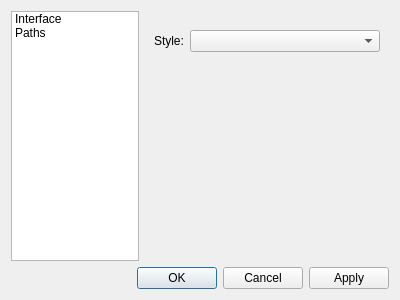
<?xml version="1.0" encoding="UTF-8"?>
<ui version="4.0">
 <class>PreferencesDialog</class>
 <widget class="QDialog" name="PreferencesDialog">
  <property name="geometry">
   <rect>
    <x>0</x>
    <y>0</y>
    <width>400</width>
    <height>300</height>
   </rect>
  </property>
  <property name="windowTitle">
   <string>Preferences</string>
  </property>
  <layout class="QVBoxLayout" name="verticalLayout">
   <item>
    <layout class="QHBoxLayout" name="horizontalLayout">
     <item>
      <widget class="QListWidget" name="categories_list">
       <property name="sizePolicy">
        <sizepolicy hsizetype="Maximum" vsizetype="Preferred">
         <horstretch>0</horstretch>
         <verstretch>0</verstretch>
        </sizepolicy>
       </property>
       <property name="maximumSize">
        <size>
         <width>128</width>
         <height>16777215</height>
        </size>
       </property>
       <item>
        <property name="text">
         <string>Interface</string>
        </property>
       </item>
       <item>
        <property name="text">
         <string>Paths</string>
        </property>
       </item>
      </widget>
     </item>
     <item>
      <widget class="QStackedWidget" name="stacked_layout">
       <widget class="QWidget" name="interface_page">
        <layout class="QVBoxLayout" name="verticalLayout_2">
         <item>
          <spacer name="verticalSpacer_2">
           <property name="orientation">
            <enum>Qt::Vertical</enum>
           </property>
           <property name="sizeType">
            <enum>QSizePolicy::Fixed</enum>
           </property>
           <property name="sizeHint" stdset="0">
            <size>
             <width>20</width>
             <height>10</height>
            </size>
           </property>
          </spacer>
         </item>
         <item>
          <layout class="QHBoxLayout" name="style_layout">
           <item>
            <widget class="QLabel" name="style_label">
             <property name="sizePolicy">
              <sizepolicy hsizetype="Maximum" vsizetype="Preferred">
               <horstretch>0</horstretch>
               <verstretch>0</verstretch>
              </sizepolicy>
             </property>
             <property name="text">
              <string>Style:</string>
             </property>
            </widget>
           </item>
           <item>
            <widget class="QComboBox" name="style_combo"/>
           </item>
          </layout>
         </item>
         <item>
          <spacer name="verticalSpacer">
           <property name="orientation">
            <enum>Qt::Vertical</enum>
           </property>
           <property name="sizeHint" stdset="0">
            <size>
             <width>20</width>
             <height>40</height>
            </size>
           </property>
          </spacer>
         </item>
        </layout>
       </widget>
       <widget class="QWidget" name="paths_page">
        <layout class="QVBoxLayout" name="verticalLayout_3">
         <item>
          <spacer name="verticalSpacer_3">
           <property name="orientation">
            <enum>Qt::Vertical</enum>
           </property>
           <property name="sizeType">
            <enum>QSizePolicy::Fixed</enum>
           </property>
           <property name="sizeHint" stdset="0">
            <size>
             <width>20</width>
             <height>10</height>
            </size>
           </property>
          </spacer>
         </item>
         <item>
          <layout class="QHBoxLayout" name="database_file_layout">
           <item>
            <widget class="QLabel" name="database_file_label">
             <property name="sizePolicy">
              <sizepolicy hsizetype="Maximum" vsizetype="Preferred">
               <horstretch>0</horstretch>
               <verstretch>0</verstretch>
              </sizepolicy>
             </property>
             <property name="text">
              <string>Database File:</string>
             </property>
            </widget>
           </item>
           <item>
            <widget class="QLineEdit" name="database_file_edit">
             <property name="readOnly">
              <bool>true</bool>
             </property>
            </widget>
           </item>
           <item>
            <widget class="QToolButton" name="database_file_button">
             <property name="text">
              <string>...</string>
             </property>
            </widget>
           </item>
          </layout>
         </item>
         <item>
          <spacer name="verticalSpacer_4">
           <property name="orientation">
            <enum>Qt::Vertical</enum>
           </property>
           <property name="sizeHint" stdset="0">
            <size>
             <width>20</width>
             <height>40</height>
            </size>
           </property>
          </spacer>
         </item>
        </layout>
       </widget>
      </widget>
     </item>
    </layout>
   </item>
   <item>
    <widget class="QDialogButtonBox" name="button_box">
     <property name="standardButtons">
      <set>QDialogButtonBox::Apply|QDialogButtonBox::Cancel|QDialogButtonBox::Ok</set>
     </property>
    </widget>
   </item>
  </layout>
 </widget>
 <resources/>
 <connections>
  <connection>
   <sender>categories_list</sender>
   <signal>currentRowChanged(int)</signal>
   <receiver>stacked_layout</receiver>
   <slot>setCurrentIndex(int)</slot>
   <hints>
    <hint type="sourcelabel">
     <x>101</x>
     <y>14</y>
    </hint>
    <hint type="destinationlabel">
     <x>371</x>
     <y>18</y>
    </hint>
   </hints>
  </connection>
  <connection>
   <sender>button_box</sender>
   <signal>rejected()</signal>
   <receiver>PreferencesDialog</receiver>
   <slot>reject()</slot>
   <hints>
    <hint type="sourcelabel">
     <x>381</x>
     <y>280</y>
    </hint>
    <hint type="destinationlabel">
     <x>405</x>
     <y>271</y>
    </hint>
   </hints>
  </connection>
 </connections>
</ui>
